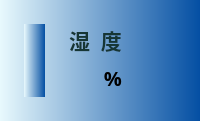
                         <widget class="QWidget" name="widget_hum" native="true">
                          <property name="minimumSize">
                           <size>
                            <width>0</width>
                            <height>121</height>
                           </size>
                          </property>
                          <property name="maximumSize">
                           <size>
                            <width>16777215</width>
                            <height>121</height>
                           </size>
                          </property>
                          <property name="styleSheet">
                           <string notr="true">.QWidget{
	background-color: qlineargradient(x1:0, y0:0, x2:1, y2:0,stop:0 rgb(232, 249, 253), stop:1 rgb(4, 79, 163));
	border-radius:20px;
	color: rgb(255, 255, 255);
}

</string>
                          </property>
                          <layout class="QHBoxLayout" name="horizontalLayout_15" stretch="1,5">
                           <property name="spacing">
                            <number>24</number>
                           </property>
                           <property name="leftMargin">
                            <number>24</number>
                           </property>
                           <property name="topMargin">
                            <number>24</number>
                           </property>
                           <property name="rightMargin">
                            <number>24</number>
                           </property>
                           <property name="bottomMargin">
                            <number>24</number>
                           </property>
                           <item>
                            <widget class="QWidget" name="widget_hum_icon" native="true">
                             <property name="styleSheet">
                              <string notr="true"/>
                             </property>
                             <widget class="QLabel" name="label_9">
                              <property name="geometry">
                               <rect>
                                <x>22</x>
                                <y>5</y>
                                <width>61</width>
                                <height>61</height>
                               </rect>
                              </property>
                              <property name="styleSheet">
                               <string notr="true">image: url(:/loo/humidity1.png);</string>
                              </property>
                              <property name="text">
                               <string/>
                              </property>
                             </widget>
                            </widget>
                           </item>
                           <item>
                            <layout class="QHBoxLayout" name="horizontalLayout_hum_1" stretch="8,1">
                             <item>
                              <layout class="QVBoxLayout" name="verticalLayout_hum_2" stretch="2,3">
                               <property name="spacing">
                                <number>2</number>
                               </property>
                               <item>
                                <widget class="QLabel" name="label_hum_name">
                                 <property name="font">
                                  <font>
                                   <family>等线</family>
                                   <pointsize>16</pointsize>
                                   <weight>75</weight>
                                   <bold>true</bold>
                                  </font>
                                 </property>
                                 <property name="styleSheet">
                                  <string notr="true">color: rgb(22, 54, 53)</string>
                                 </property>
                                 <property name="text">
                                  <string>湿  度</string>
                                 </property>
                                </widget>
                               </item>
                               <item>
                                <layout class="QHBoxLayout" name="horizontalLayout_main_hum" stretch="1,6">
                                 <item>
                                  <widget class="QLabel" name="main_hum_value">
                                   <property name="sizePolicy">
                                    <sizepolicy hsizetype="Minimum" vsizetype="Minimum">
                                     <horstretch>0</horstretch>
                                     <verstretch>0</verstretch>
                                    </sizepolicy>
                                   </property>
                                   <property name="font">
                                    <font>
                                     <family>Arial</family>
                                     <pointsize>15</pointsize>
                                     <weight>50</weight>
                                     <bold>false</bold>
                                    </font>
                                   </property>
                                   <property name="text">
                                    <string/>
                                   </property>
                                  </widget>
                                 </item>
                                 <item>
                                  <widget class="QLabel" name="hum_percent">
                                   <property name="font">
                                    <font>
                                     <family>Calisto MT</family>
                                     <pointsize>15</pointsize>
                                     <weight>75</weight>
                                     <bold>true</bold>
                                    </font>
                                   </property>
                                   <property name="text">
                                    <string>    %</string>
                                   </property>
                                  </widget>
                                 </item>
                                </layout>
                               </item>
                              </layout>
                             </item>
                             <item>
                              <widget class="QLabel" name="state_main_hum">
                               <property name="font">
                                <font>
                                 <pointsize>17</pointsize>
                                 <weight>75</weight>
                                 <bold>true</bold>
                                </font>
                               </property>
                               <property name="styleSheet">
                                <string notr="true">color: rgb(43, 101, 103);</string>
                               </property>
                               <property name="text">
                                <string/>
                               </property>
                               <property name="alignment">
                                <set>Qt::AlignLeading|Qt::AlignLeft|Qt::AlignTop</set>
                               </property>
                              </widget>
                             </item>
                            </layout>
                           </item>
                          </layout>
                         </widget>
